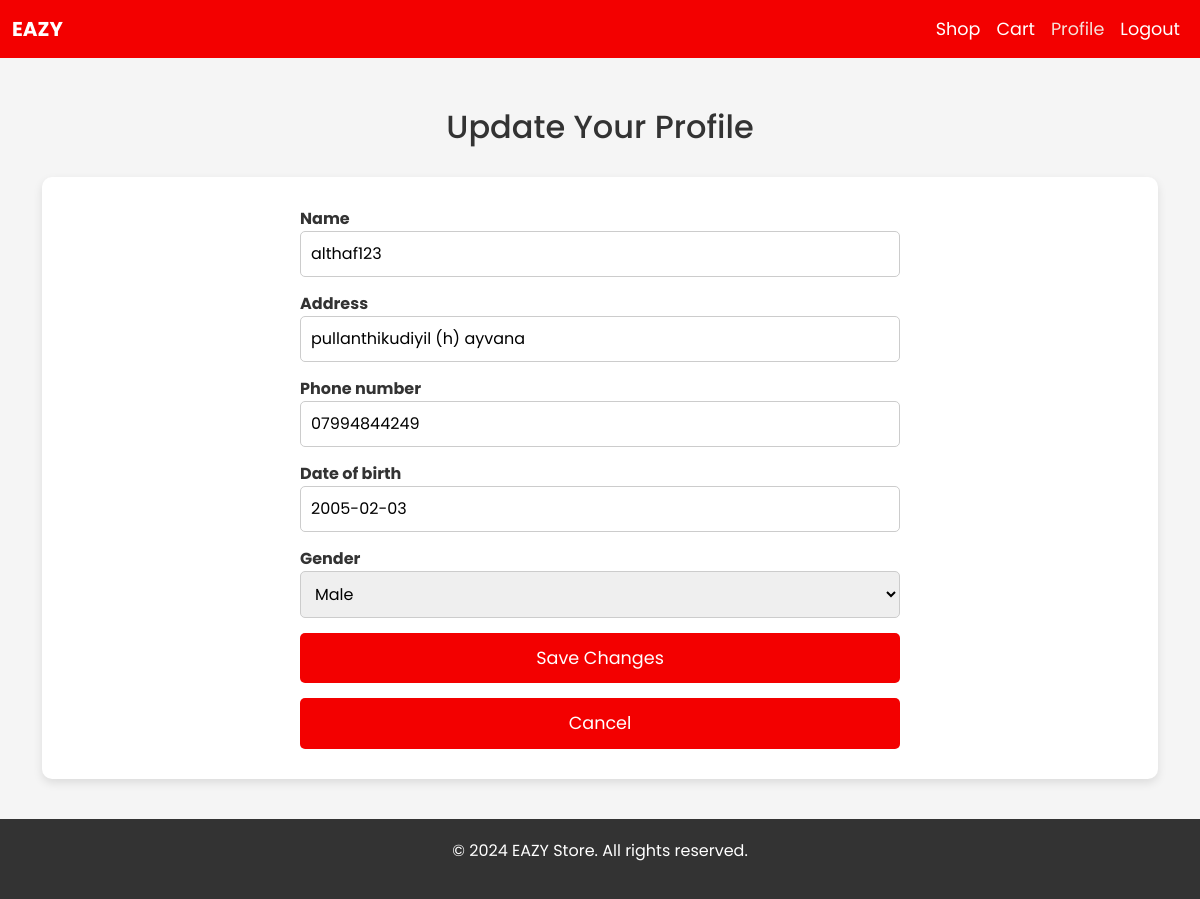
/profile/ (signed in), run on the app's committed database.
### app/models.py (models this page shows, shortened)
class UserProfile(models.Model):
    user = models.OneToOneField(User, on_delete=models.CASCADE)
    name = models.CharField(max_length=100)# Linking the profile to the User
    address = models.CharField(max_length=255, blank=True, null=True)
    phone_number = models.CharField(max_length=15, blank=True, null=True)
    date_of_birth = models.DateField(blank=True, null=True)  # New field for date of birth
    gender = models.CharField(max_length=10, choices=[('M', 'Male'), ('F', 'Female'), ('O', 'Other')], blank=True, null=True)  # Gender field
    is_filled = models.BooleanField(default=False)

### app/views.py (the view)
# urls.py: path('profile/', views.user_profile, name='user_profile'),
def user_profile(request):
    user = request.user  # Get the logged-in user
    try:
        profile = user.userprofile
    except UserProfile.DoesNotExist:
        profile = UserProfile.objects.create(user=user)  # Create a profile if it doesn't exist
    if request.GET.get('cancel'):
        messages.info(request, 'Profile update canceled.')  # Add cancel message
        return redirect('user_profile')  # Redirect to the profile page after canceling
    if profile.name and profile.address and not profile.is_filled:
        profile.is_filled = True
        profile.save()
        messages.success(request, "Profile updated successfully! Proceeding to shop.")
        return redirect('userprd')  # Redirect to the 'userprd' page after first-time profile fill
    if request.method == 'POST':
        form = UserProfileForm(request.POST, request.FILES, instance=profile)
        if form.is_valid():
            form.save()
            if profile.name and profile.address and not profile.is_filled:
                profile.is_filled = True  # Mark profile as filled after first-time completion
                profile.save()
                messages.success(request, "Profile updated successfully! Proceeding to shop.")
                return redirect('userprd')  # Redirect to the 'userprd' page after successful submission
            messages.success(request, "Your profile has been updated successfully.")
            return redirect('user_profile')  # Redirect back to the profile page after saving
    else:
        form = UserProfileForm(instance=profile)
    return render(request, 'user/profile.html', {'form': form})

### app/forms.py
class UserProfileForm(forms.ModelForm):
    class Meta:
        model = UserProfile
        fields = ['name','address', 'phone_number', 'date_of_birth', 'gender','name', ]

### templates/user/profile.html (shortened to what this page needs)
<!DOCTYPE html>
<html lang="en">
<head>
    <link href="https://cdn.jsdelivr.net/npm/bootstrap@5.3.3/dist/css/bootstrap.min.css" rel="stylesheet">
</head>
<body>
    <nav class="navbar navbar-expand-lg navbar-dark">
        <div class="container-fluid">
            <a class="navbar-brand" href="#">EAZY</a>
            <div class="collapse navbar-collapse" id="navbarNav">
                <ul class="navbar-nav ms-auto">
                    <li class="nav-item">
                        <a class="nav-link" href="{% url 'userprd' %}">Shop</a>
                    </li>
                    <li class="nav-item">
                        <a class="nav-link" href="{% url 'view_cart' %}">Cart</a>
                    </li>
                    <li class="nav-item">
                        <a class="nav-link active" href="{% url 'user_profile' %}">Profile</a>
                    </li>
                    <li class="nav-item">
                        <a class="nav-link" href="{% url 'eazy_logout' %}">Logout</a>
                    </li>
                </ul>
            </div>
        </div>
    </nav>
    <div class="container">
        <h2>Update Your Profile</h2>
        <div class="form-container">
            <form method="POST" enctype="multipart/form-data">
                {% for field in form %}
                    <div class="form-group">
                        <label for="{{ field.id_for_label }}">{{ field.label }}</label>
                        {{ field }}
                    </div>
                {% endfor %}
                <button type="submit">Save Changes</button>
            </form>
            <div class="cancel-container">
                <form action="{% url 'user_profile' %}" method="get">
                    <button type="submit" class="cancel-btn" name="cancel" value="true">Cancel</button>
                </form>
            </div>
        </div>
    </div>
    <footer class="footer">
        <p>&copy; 2024 EAZY Store. All rights reserved.</p>
    </footer>
</body>
</html>

### templates/user/profile.html (style rules this page uses)
body { font-family: 'Poppins', sans-serif; background-color: #f5f5f5; margin: 0; }
.navbar { background-color: #f30000 !important; }
.navbar-brand { color: #ffffff !important; font-weight: bold; }
.navbar-nav .nav-link { color: #ffffff !important; font-size: 1.1rem; }
.navbar-nav .nav-link.active { color: #f5e1d9 !important; }
.container { margin-top: 50px; }
h2 { text-align: center; margin-bottom: 30px; color: #333; }
.form-container { background-color: #ffffff; border-radius: 10px; padding: 30px; box-shadow: 0 4px 10px rgba(0, 0, 0, 0.1); }
.form-container form { max-width: 600px; margin: 0 auto; }
.form-container label { font-weight: bold; color: #333; }
.form-container input, .form-container select, .form-container textarea { width: 100%; padding: 10px; border-radius: 5px; border: 1px solid #ccc; margin-bottom: 15px; font-size: 1rem; }
.form-container button { background-color: #f30000; color: #ffffff; font-size: 1.1rem; padding: 12px 30px; border: none; border-radius: 5px; cursor: pointer; width: 100%; transition: background-color 0.3s ease; }
.footer { background-color: #333; color: white; text-align: center; padding: 20px; margin-top: 40px; }
.cancel-btn { background-color: #ccc; border: none; color: #333; font-size: 1rem; padding: 12px 30px; width: 100%; cursor: pointer; transition: background-color 0.3s ease; }
.cancel-container { margin-top: 15px; text-align: center; }

### data on the page
UserProfile: form "althaf123" "pullanthikudiyil (h) ayvana" "07994844249" "2005-02-03" "Male"

### other printed values
{{ field.label }} "Name" "Address" "Phone number" "Date of birth" "Gender"
